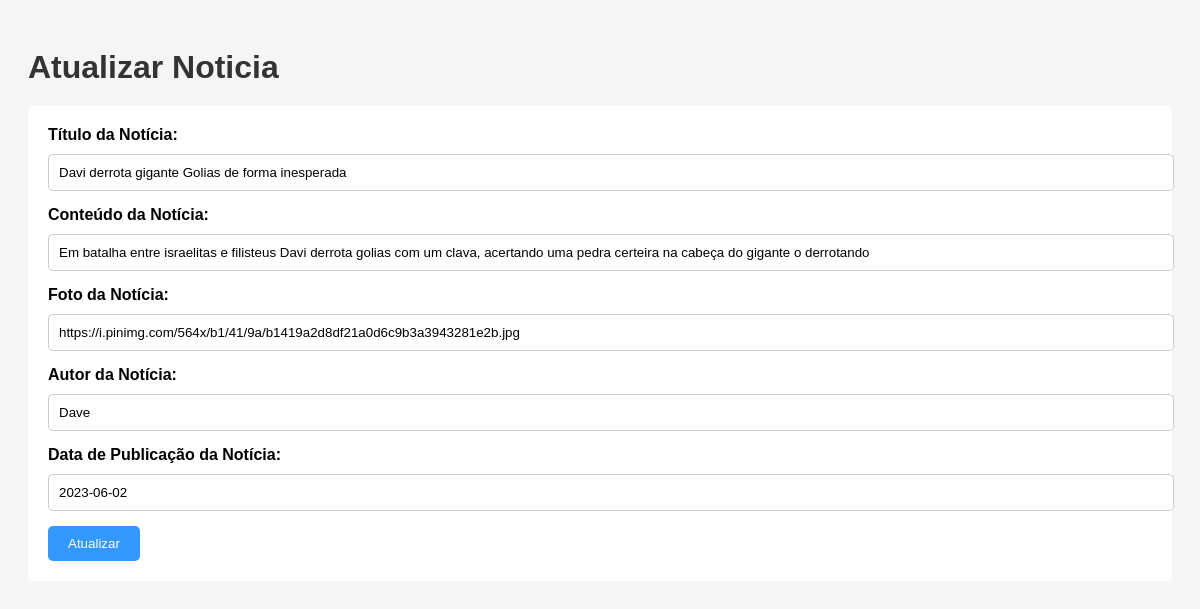
Page /atualizar.php?id=14 on the committed database.
### tables this page shows
CREATE TABLE `noticias` (
  `id` int(11) NOT NULL,
  `titulo_noticia` varchar(255) NOT NULL,
  `conteudo_noticia` varchar(255) NOT NULL,
  `foto_noticia` varchar(255) NOT NULL,
  `autor_noticia` varchar(255) NOT NULL,
  `data_publicacao_noticia` varchar(255) NOT NULL
);

### atualizar.php (the view, shortened to what this page needs)
<?php
include 'db.php';
$id = $_GET['id'];
$stmt = $pdo->prepare('SELECT * FROM noticias WHERE id = ?');
$stmt->execute([$id]);
$appointment = $stmt->fetch(\PDO::FETCH_ASSOC);
$titulo_noticia = $appointment['titulo_noticia'];
$conteudo_noticia = $appointment['conteudo_noticia'];
$foto_noticia = $appointment['foto_noticia'];
$autor_noticia = $appointment['autor_noticia'];
$data_publicacao_noticia = $appointment['data_publicacao_noticia'];
?>
<!DOCTYPE html>
<html lang="pt-BR">
<head>
    <link rel="stylesheet" href="atualizar.css">
</head>
<body>
    <h1>Atualizar Noticia</h1>
    <form method="post">
        <label for="titulo_noticia">Título da Notícia:</label>
        <input type="text" name="titulo_noticia" value="<?php echo $titulo_noticia; ?>" required><br>
        <label for="conteudo_noticia">Conteúdo da Notícia:</label>
        <input type="text" name="conteudo_noticia" value="<?php echo $conteudo_noticia; ?>" required><br>
        <label for="foto_noticia">Foto da Notícia:</label>
        <input type="text" name="foto_noticia" value="<?php echo $foto_noticia; ?>" required><br>
        <label for="autor_noticia">Autor da Notícia:</label>
        <input type="text" name="autor_noticia" value="<?php echo $autor_noticia; ?>" required><br>
        <label for="data_publicacao_noticia">Data de Publicação da Notícia:</label>
        <input type="text" name="data_publicacao_noticia" value="<?php echo $data_publicacao_noticia; ?>" required><br>
        <button type="submit">Atualizar</button>
    </form>
</body>
</html>

### atualizar.css (style rules this page uses)
body { font-family: Arial, sans-serif; background-color: #f5f5f5; padding: 20px; }
h1 { color: #333; margin-bottom: 20px; }
form { background-color: #fff; padding: 20px; border-radius: 5px; }
label { display: block; margin-bottom: 10px; font-weight: bold; }
input[type="text"] { width: 100%; padding: 10px; border: 1px solid #ccc; border-radius: 5px; margin-bottom: 15px; }
button[type="submit"] { background-color: #3399ff; color: #fff; border: none; padding: 10px 20px; border-radius: 5px; cursor: pointer; }

### rows in the picture
noticias: titulo_noticia "Davi derrota gigante Golias de forma inesperada", conteudo_noticia "Em batalha entre israelitas e filisteus Davi derrota golias com um clava, acertando uma pedra certeira na cabeça do gigante o derrotando", foto_noticia "https://i.pinimg.com/564x/b1/41/9a/b1419a2d8df21a0d6c9b3a3943281e2b.jpg", autor_noticia "Dave", data_publicacao_noticia "2023-06-02"
